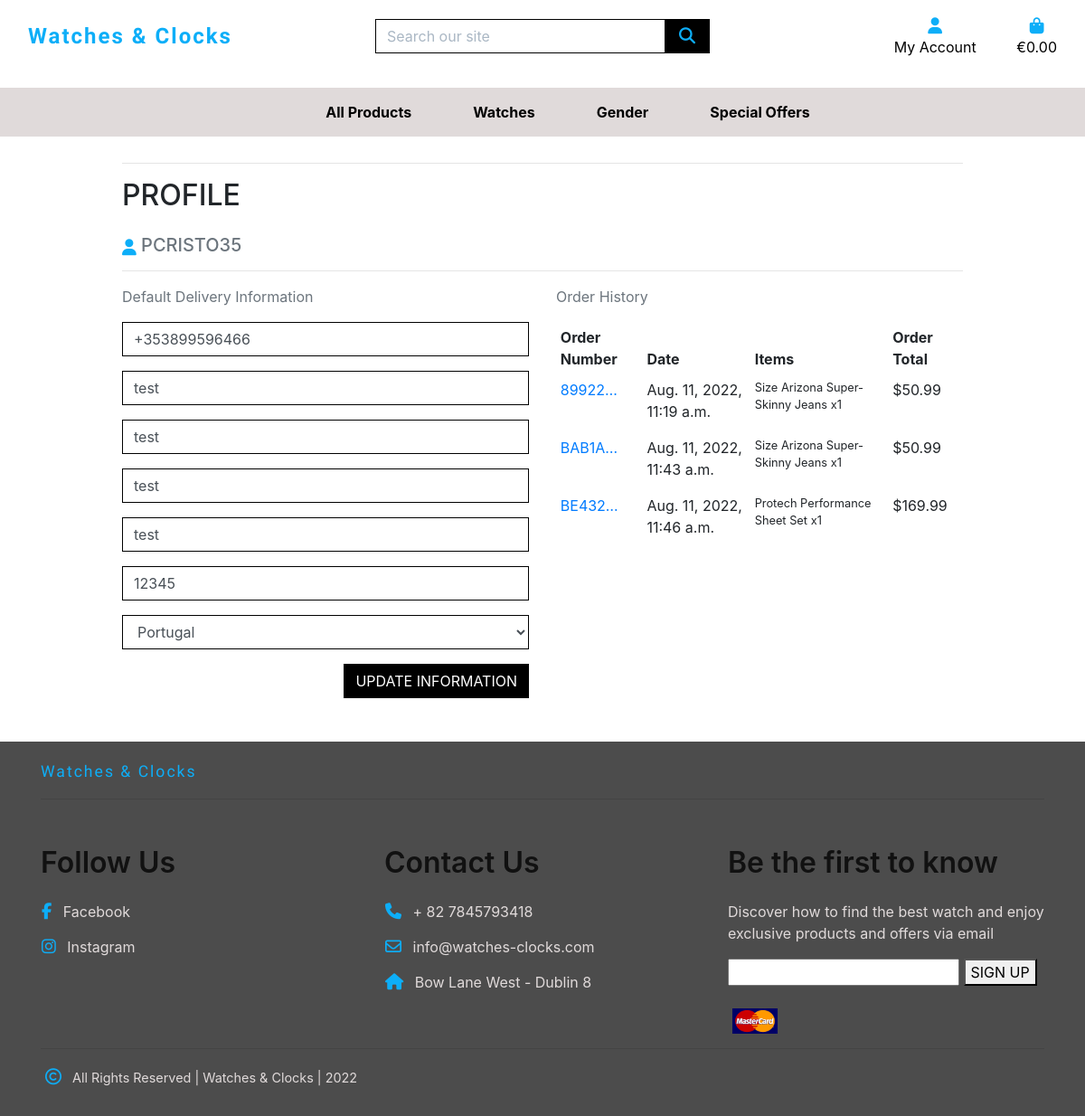
Before: /profile/ (signed in) with the older database file.
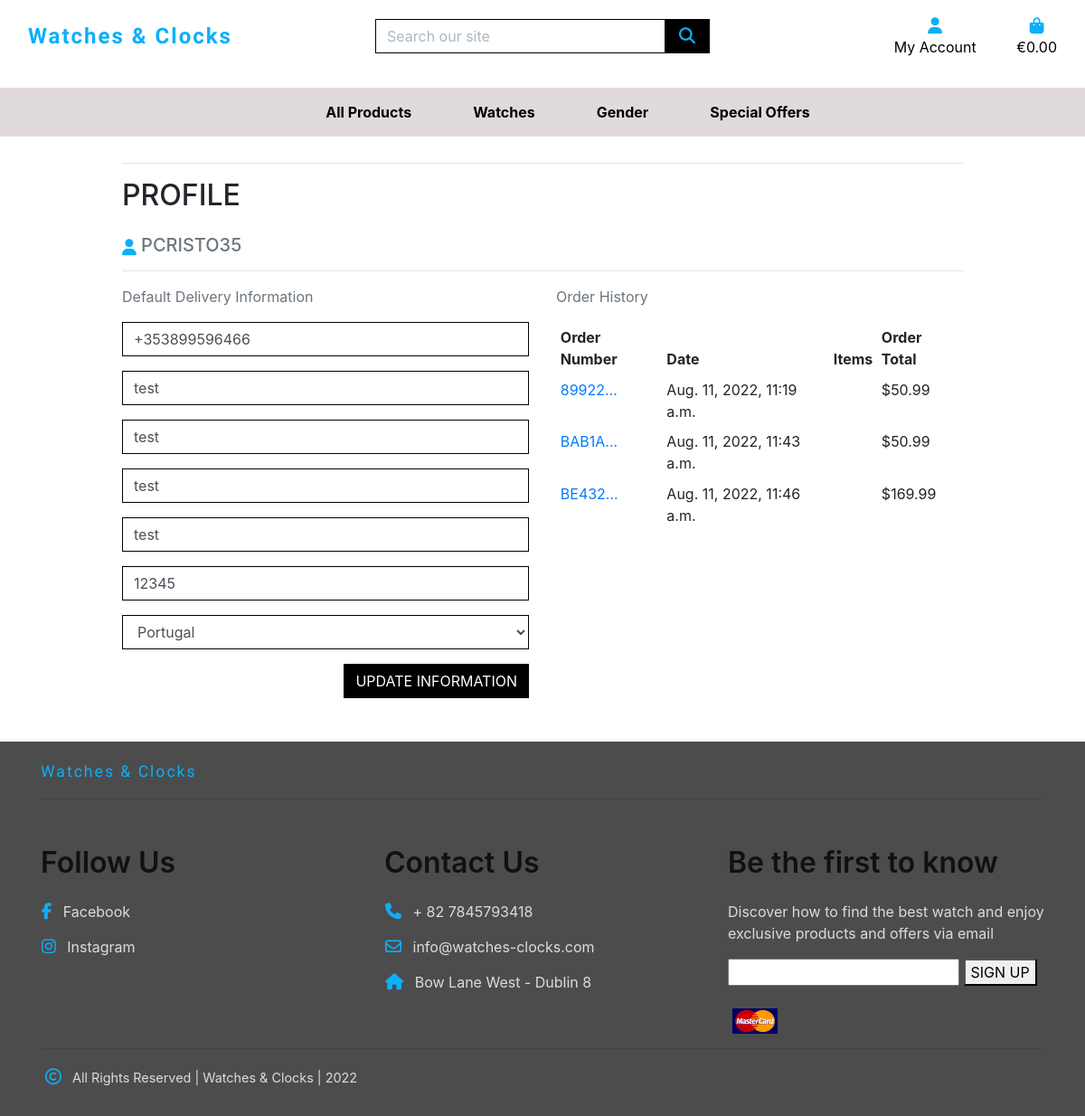
After: the same page with the newer database file.
### profiles/models.py (models this page shows, shortened)
class UserProfile(models.Model):
    user = models.OneToOneField(User, on_delete=models.CASCADE)
    default_phone_number = models.CharField(max_length=20, null=True, blank=True)
    default_street_address1 = models.CharField(max_length=80, null=True, blank=True)
    default_street_address2 = models.CharField(max_length=80, null=True, blank=True)
    default_town_or_city = models.CharField(max_length=40, null=True, blank=True)
    default_county = models.CharField(max_length=80, null=True, blank=True)
    default_postcode = models.CharField(max_length=20, null=True, blank=True)
    default_country = CountryField(blank_label='Country', null=True, blank=True)

### checkout/models.py (models this page shows, shortened)
class Order(models.Model):
    order_number = models.CharField(max_length=32, null=False, editable=False)
    user_profile = models.ForeignKey(UserProfile, on_delete=models.SET_NULL,
                                     null=True, blank=True, related_name='orders')
    full_name = models.CharField(max_length=50, null=False, blank=False)
    email = models.EmailField(max_length=254, null=False, blank=False)
    phone_number = models.CharField(max_length=20, null=False, blank=False)
    country = CountryField(blank_label='Country *', null=False, blank=False)
    postcode = models.CharField(max_length=20, null=True, blank=True)
    town_or_city = models.CharField(max_length=40, null=False, blank=False)
    street_address1 = models.CharField(max_length=80, null=False, blank=False)
    street_address2 = models.CharField(max_length=80, null=True, blank=True)
    county = models.CharField(max_length=80, null=True, blank=True)
    date = models.DateTimeField(auto_now_add=True)
    delivery_cost = models.DecimalField(max_digits=6, decimal_places=2, null=False, default=0)
    order_total = models.DecimalField(max_digits=10, decimal_places=2, null=False, default=0)
    grand_total = models.DecimalField(max_digits=10, decimal_places=2, null=False, default=0)
    original_bag = models.TextField(null=False, blank=False, default='')
    stripe_pid = models.CharField(max_length=254, null=False, blank=False, default='')

class OrderLineItem(models.Model):
    order = models.ForeignKey(Order, null=False, blank=False, on_delete=models.CASCADE, related_name='lineitems')
    product = models.ForeignKey(Product, null=False, blank=False, on_delete=models.CASCADE)
    product_size = models.CharField(max_length=2, null=True, blank=True) # XS, S, M, L, XL
    quantity = models.IntegerField(null=False, blank=False, default=0)
    lineitem_total = models.DecimalField(max_digits=6, decimal_places=2, null=False, blank=False, editable=False)

### products/models.py (models this page shows, shortened)
class Product(models.Model):
    category = models.ForeignKey(
        'Category', null=True, blank=True, on_delete=models.SET_NULL)
    gender_category = models.ForeignKey(
        'Gender_category', null=True, blank=True, on_delete=models.SET_NULL)
    sku = models.CharField(max_length=254, null=True, blank=True)
    name = models.CharField(max_length=254)
    description = models.TextField()
    watch_details = models.TextField()
    features = models.TextField()
    has_sizes = models.BooleanField(default=False, null=True, blank=True)
    old_price = models.DecimalField(default=0,
        max_digits=6, decimal_places=2)
    price = models.DecimalField(
        max_digits=6, decimal_places=2)
    rating = models.DecimalField(
        max_digits=6, decimal_places=2, null=True, blank=True)
    image_url = models.URLField(max_length=1024, null=True, blank=True)
    image = models.ImageField(null=True, blank=True)
    product_status = models.ForeignKey(
        'Product_status', null=True, blank=True, on_delete=models.SET_NULL)
    featured = models.BooleanField(default=False)

### profiles/views.py (the view)
# urls.py: path('profile/', include('profiles.urls')),
@login_required
def profile(request):
    profile = get_object_or_404(UserProfile, user=request.user)
    if request.method == 'POST':
        form = UserProfileForm(request.POST, instance=profile)
        if form.is_valid():
            form.save()
            messages.success(request, 'Profile updated successfully')
        else:
            messages.error(request, 'Update failed. Please ensure the form is valid.')
    else:
        form = UserProfileForm(instance=profile)
    orders = profile.orders.all()
    template = 'profiles/profile.html'
    context = {
        'form': form,
        'orders': orders,
        'on_profile_page': True
    }
    return render(request, template, context)

### profiles/templates/profiles/profile.html (shortened to what this page needs)
{% extends "base.html" %}
{% load static %}
{% block page_header %}
    <div class="container header-container">
    </div>
{% endblock %}
{% block content %}
<div class="overlay"></div>
    <div class="container">
        <div class="row">
            <div class="col">
                <hr>
                <h2 class="text-uppercase mb-4">Profile</h2>
                <h5 class="text-uppercase text-muted"> {{ user }}</h5>
                <hr>
            </div>
        </div>
        <div class="row">
            <div class="col-12 col-lg-6">
                <p class="text-muted">Default Delivery Information</p>
                <form class="mt-3" action="{% url 'profile' %}" method="POST" id="profile-update-form">
                    {{ form|crispy }}
                    <button class="btn btn-black rounded-0 text-uppercase float-right">Update Information</button>
                </form>
            </div>
            <div class="col-12 col-lg-6">
                <p class="text-muted">Order History</p>
                <div class="order-history table-responsive">
                    <table class="table table-sm table-borderless">
                        <thead>
                            <tr>
                                <th>Order Number</th>
                                <th>Date</th>
                                <th>Items</th>
                                <th>Order Total</th>
                            </tr>
                        </thead>
                        <tbody>
                            {% for order in orders %}
                                <tr>
                                    <td>
                                        <a href="{% url 'order_history' order.order_number %}"
                                        title="{{ order.order_number }}">
                                            {{ order.order_number|truncatechars:6 }}
                                        </a>
                                    </td>
                                    <td>{{ order.date }}</td>
                                    <td>
                                        <ul class="list-unstyled">
                                            {% for item in order.lineitems.all %}
                                                <li class="small">
                                                    {% if item.product.has_sizes %}
                                                        Size {{ item.product.size|upper }}
                                                    {% endif %}{{ item.product.name }} x{{ item.quantity }}
                                                </li>
                                            {% endfor %}
                                        </ul>
                                    </td>
                                    <td>${{ order.grand_total }}</td>
                                </tr>
                            {% endfor %}
                        </tbody>
                    </table>
                </div>
            </div>
        </div>
    </div>
    {% endblock %}

### templates/base.html (shortened to what this page needs)
{% include "includes/head.html" %}
<body>
    <header class="container-fluid fixed-top">
        <div id="topnav" class="row bg-white pt-lg-2 d-none d-lg-flex">
            <div class="col-12 col-lg-4 my-auto py-1 py-lg-0 text-center text-lg-left">
                <a href="{% url 'home' %}" class="nav-link main-logo-link">
                    <h2 class="logo my-0 iterative-color"><strong>Watches & Clocks</strong></h2>
                </a>
            </div>
            <div class="col-12 col-lg-4 my-auto py-1 py-lg-0">
                <form method="GET" action="{% url 'products' %}">
                    <div class="input-group w-100">
                        <input class="form-control border border-black rounded-0" type="text" name="q"
                            placeholder="Search our site">
                        <div class="input-group-append">
                            <button class="form-control btn btn-black border border-black rounded-0" type="submit">
                                <span class="icon">
                                    <i class="fas fa-search iterative-color"></i>
                                </span>
                            </button>
                        </div>
                    </div>
                </form>
            </div>
            <div class="col-12 col-lg-4 my-auto py-1 py-lg-0">
                <ul class="list-inline list-unstyled text-center text-lg-right my-0">
                    <li class="list-inline-item dropdown">
                        <a class="text-black nav-link" href="#" id="user-options" data-toggle="dropdown"
                            aria-haspopup="true" aria-expanded="false">
                            <div class="text-center">
                                <div></div>
                                <p class="my-0">My Account</p>
                            </div>
                        </a>
                    </li>
                    <li class="list-inline-item">
                        <a class="{% if grand_total %}text-info font-weight-bold{% else %}text-black{% endif %} nav-link"
                            href="{% url 'view_bag' %}">
                            <div class="text-center">
                                <div></div>
                                <p class="my-0">
                                    {% if grand_total %}
                                    ${{ grand_total|floatformat:2 }}
                                    {% else %}
                                    €0.00
                                    {% endif %}
                                </p>
                            </div>
                        </a>
                    </li>
                </ul>
            </div>
        </div>
        <div class="row bg-white">
            <nav class="navbar navbar-expand-lg navbar-light w-100">
                {% include 'includes/mobile-top-header.html' %}
                {% include 'includes/main-nav.html' %}
            </nav>
        </div>
    </header>
    {% block page_header %}
    {% endblock %}
    {% block content %}
    {% endblock %}
    {% include "includes/footer.html" %}
    {% include "includes/scripts.html" %}

### templates/includes/head.html (shortened to what this page needs)
{% load static %}
<!doctype html>
<html lang="en">
<head>
    {% block corecss %}
    <link rel="stylesheet" href="https://stackpath.bootstrapcdn.com/bootstrap/4.4.1/css/bootstrap.min.css"
>
    <link rel="stylesheet" href="{% static 'css/base.css' %}">
    {% endblock %}
</head>

### templates/includes/mobile-top-header.html (shortened to what this page needs)
<a href="{% url 'home' %}" class="nav-link main-logo-link">
</a>

### templates/includes/main-nav.html (shortened to what this page needs)
<div class="collapse navbar-collapse" id="main-nav">
    <ul class="navbar-nav w-auto mx-auto">
        <li class="nav-item dropdown">
            <a class="logo-font font-weight-bold nav-link text-black mr-5" href="#" id="all-products-link" data-toggle="dropdown" aria-haspopup="true" aria-expanded="false">
                All Products
            </a>
        </li>
        <li class="nav-item dropdown">
            <a class="logo-font font-weight-bold nav-link text-black mr-5" href="#" id="clothing-link" data-toggle="dropdown" aria-haspopup="true" aria-expanded="false">
                Watches
            </a>
        </li>
        <li class="nav-item dropdown">
            <a class="logo-font font-weight-bold nav-link text-black mr-5" href="#" id="homeware-link" data-toggle="dropdown" aria-haspopup="true" aria-expanded="false">
                Gender
            </a>
        </li>
        <li class="nav-item dropdown">
            <a class="logo-font font-weight-bold nav-link text-black" href="#" id="specials-link" data-toggle="dropdown" aria-haspopup="true" aria-expanded="false">
                Special Offers
            </a>
        </li>
    </ul>
</div>

### templates/includes/footer.html (shortened to what this page needs)
{% load static %}
<footer id="footer" class="mt-5">
    <div class="container-xl">
        <span class="logo iterative-color">Watches & Clocks</span>
        <hr>
      <div class="row row-reverse">
        <div class="col-md-4">
          <h3 class="sub-title">Follow Us</h3>
          <ul>
            <li><a href="https://www.facebook.com" rel="noopener" target="_blank"
              aria-label="Go to the facebook company page"><i class="fab fa-facebook-f iterative-color"></i> Facebook</a></li>
            <li><a href="https://twitter.com/" rel="noopener" target="_blank"
              aria-label="Go to the Instagram company page"><i class="fab fa-instagram iterative-color"></i> Instagram</a></li>
          </ul>
        </div>
        <div class="col-md-4">
          <h3 class="sub-title">Contact Us</h3>
          <ul>
            <li><i class="fas fa-phone iterative-color"></i> + 82 7845793418</li>
            <li><i class="far fa-envelope iterative-color"></i> info@watches-clocks.com</li>
            <li><i class="fas fa-home iterative-color"></i> Bow Lane West - Dublin 8</li>
          </ul>
        </div>
        <div class="col-md-4">
          <h3 class="sub-title">Be the first to know</h3>
          <p>Discover how to find the best watch and enjoy exclusive products and offers via email</p>
         <form action="">
          <input type="text">
          <button>SIGN UP</button>
        </form>
        <div class="credid-cards-box">
            <span><img alt=""></span>
        </div>
      </div>
    </div>
    <hr>
    <div class="copyright">
      <p><i class="far fa-copyright iterative-color"></i>  All Rights Reserved | Watches & Clocks | 2022</p>
    </div>
  </div>
</footer>

### templates/includes/scripts.html (shortened to what this page needs)
{% load static %}
</body>
</html>

Changed rows visible on the page:
removed OrderLineItem: product.name "Arizona Super-Skinny Jeans", quantity "1", shown under Order "Aug. 11, 2022, 11:19 a.m."
removed OrderLineItem: product.name "Arizona Super-Skinny Jeans", quantity "1", shown under Order "Aug. 11, 2022, 11:43 a.m."
removed OrderLineItem: product.name "Protech Performance Sheet Set", quantity "1", shown under Order "Aug. 11, 2022, 11:46 a.m."
